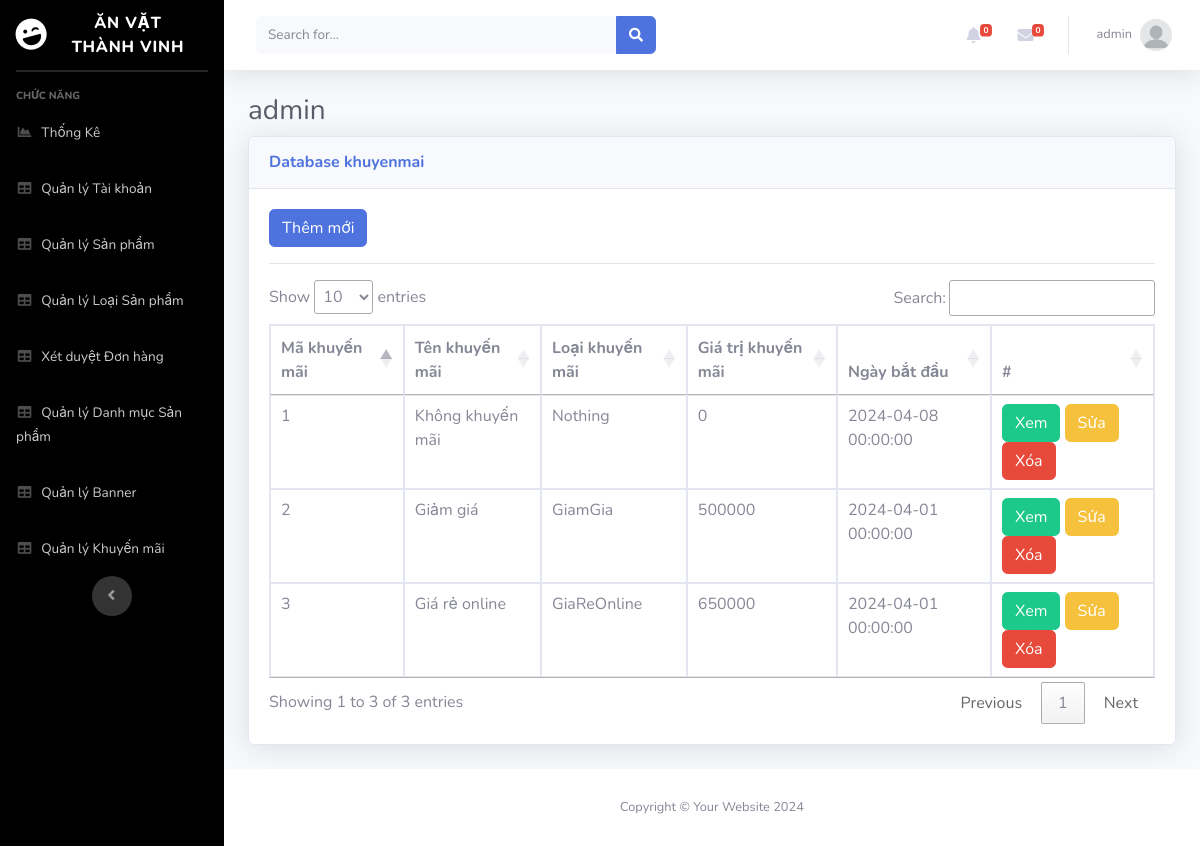
The app's page /Admin/index.php?mod=khuyenmai (signed in) with its own data.
### tables this page shows
CREATE TABLE `khuyenmai` (
  `MaKM` int(11) NOT NULL,
  `TenKM` varchar(100) NOT NULL,
  `LoaiKM` varchar(20) NOT NULL,
  `GiaTriKM` float(11,0) NOT NULL,
  `NgayBD` datetime NOT NULL,
  `TrangThai` int(11) NOT NULL
);

### Admin/MVC/controllers/KhuyenmaiController.php (called while the page is built, shortened)
<?php
class KhuyenmaiController
{
	var $khuyenmai_model;
	function __construct()
	{
		$this->khuyenmai_model = new khuyenmai();
	}
	public function list()
	{
		$data = $this->khuyenmai_model->All();
		require_once("MVC/Views/Admin/index.php");
	}
}

### Admin/MVC/Models/connection.php (called while the page is built, shortened)
<?php
    class Connection{
        function __construct()
        {
            $severname ="localhost";
            $username ="root";
            $password ="";
            $db_name ="bandoan";
            $this->conn = new mysqli($severname,$username,$password,$db_name);
        }
    }
?>

### Admin/MVC/Models/model.php (called while the page is built, shortened)
<?php
require_once("connection.php");
class Model
{
    var $table;
    var $contens;
    function __construct()
    {
        $conn_obj = new Connection();
        $this->conn = $conn_obj->conn;
    }
    function All()
    {
        $query = "select * from $this->table ORDER BY $this->contens DESC ";
        require("result.php");
        return $data;
    }
}

### Admin/MVC/Models/result.php (called while the page is built)
<?php
$result = $this->conn->query($query);
$data = array();
while ($row = $result->fetch_assoc()) {
    $data[] = $row;
}
?>

### Admin/MVC/Views/khuyenmai/list.php (the view, shortened to what this page needs)
<?php if (isset($_SESSION['isLogin_Admin']) && $_SESSION['isLogin_Admin'] == true) { ?>
<a href="?mod=khuyenmai&act=add" type="button" class="btn btn-primary">Thêm mới</a>
<?php } ?>
<hr>
<table class="table table-bordered" id="dataTable" width="100%" cellspacing="0">
  <thead>
    <tr>
      <th scope="col">Mã khuyến mãi</th>
      <th scope="col">Tên khuyến mãi</th>
      <th scope="col">Loại khuyến mãi</th>
      <th scope="col">Giá trị khuyến mãi</th>
      <th scope="col">Ngày bắt đầu</th>
      <th>#</th>
    </tr>
  </thead>
  <tbody>
    <?php foreach ($data as $row) { ?>
      <tr>
        <td><?= $row['MaKM'] ?></td>
        <td><?= $row['TenKM'] ?></td>
        <td><?= $row['LoaiKM'] ?></td>
        <td><?= $row['GiaTriKM'] ?></td>
        <td><?= $row['NgayBD'] ?></td>
        <td>
          <a href="?mod=khuyenmai&act=detail&id=<?= $row['MaKM'] ?>" class="btn btn-success">Xem</a>
          <?php if (isset($_SESSION['isLogin_Admin']) && $_SESSION['isLogin_Admin'] == true) { ?>
          <a href="?mod=khuyenmai&act=edit&id=<?= $row['MaKM'] ?>" class="btn btn-warning">Sửa</a>
          <a href="?mod=khuyenmai&act=delete&id=<?= $row['MaKM'] ?>" onclick="return confirm('Bạn có thật sự muốn xóa ?');" type="button" class="btn btn-danger">Xóa</a>
          <?php }?>
        </td>
      </tr>
    <?php } ?>
</table>

### records on screen
khuyenmai: MaKM "3", TenKM "Giá rẻ online", LoaiKM "GiaReOnline", GiaTriKM "650000", NgayBD "2024-04-01 00:00:00"
khuyenmai: MaKM "2", TenKM "Giảm giá", LoaiKM "GiamGia", GiaTriKM "500000", NgayBD "2024-04-01 00:00:00"
khuyenmai: MaKM "1", TenKM "Không khuyến mãi", LoaiKM "Nothing", GiaTriKM "0", NgayBD "2024-04-08 00:00:00"

### other values on screen
$_SESSION['login']['TaiKhoan'] "admin"
$mod "khuyenmai"
